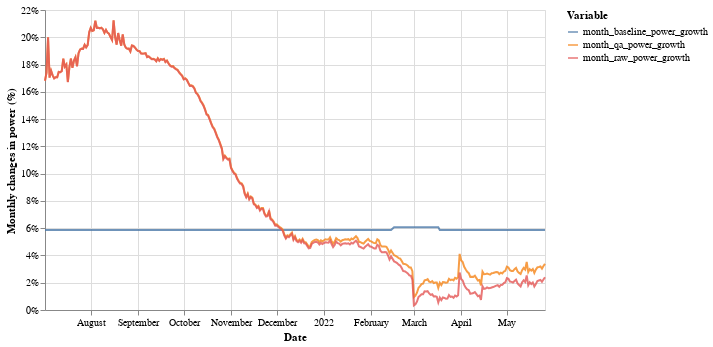

Notebook source saved alongside this figure:
### Markdown cell above
## 4. Montly power growth - China crackdown (July 2021)

### Code cell
plot_vars = ["month_baseline_power_growth", "month_qa_power_growth", "month_raw_power_growth"]
source = df[df["date"]> datetime.datetime(2021, 7, 1)].melt(id_vars=["date"], value_vars=plot_vars)

alt.Chart(source).mark_line(opacity=0.8).encode(
    x=alt.X('date:T', title="Date"),
    y=alt.Y('value:Q', title="Monthly changes in power (%)", axis=alt.Axis(format='%')),
    color=alt.Color('variable:N', legend=alt.Legend(title="Variable"))
).properties(
    width=500, height=300
)

### Figure 1 — Vega-Lite specification as saved in the notebook (floating-point values rounded to 4 significant figures; data arrays with more than 128 entries replaced by an {"elided": "..."} marker saying what was removed)
{"$schema": "https://vega.github.io/schema/vega-lite/v4.17.0.json", "config": {"view": {"continuousHeight": 300, "continuousWidth": 400}}, "data": {"name": "data-5e3da780312cfa8a6c3d0fda0b499673"}, "datasets": {"data-5e3da780312cfa8a6c3d0fda0b499673": {"elided": "984 records"}}, "encoding": {"color": {"field": "variable", "legend": {"title": "Variable"}, "type": "nominal"}, "x": {"field": "date", "title": "Date", "type": "temporal"}, "y": {"axis": {"format": "%"}, "field": "value", "title": "Monthly changes in power (%)", "type": "quantitative"}}, "height": 300, "mark": {"opacity": 0.8, "type": "line"}, "width": 500}
